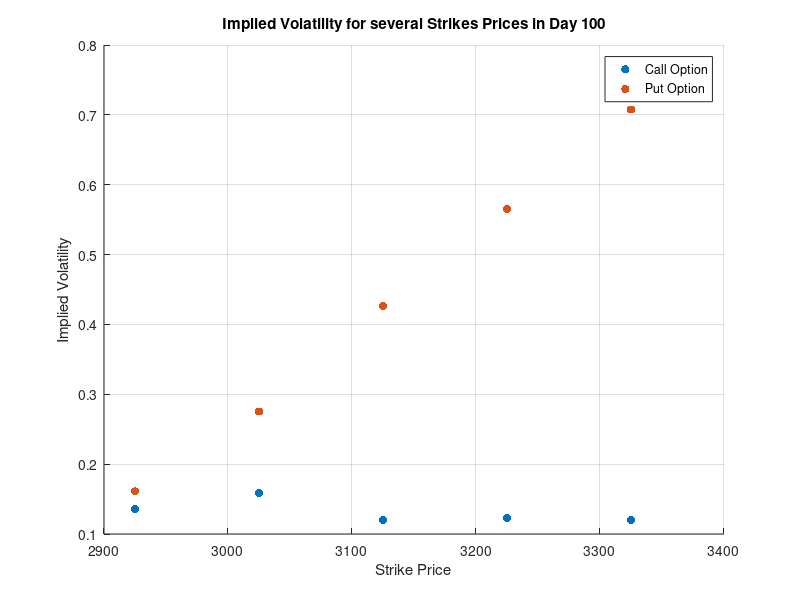

Reproduce this figure in MATLAB.
% calculate volatility of stock
c2925 = csvread('./c2925.csv');

Strike = 2925;
Rate = 0.06;
counter = 1;

T = 11.1 / 12;

    
Price = c2925(100,3);
Value = c2925(100,2);
Time = T - T*(100 / 222);


ImpliedVolatility1 = blsimpv(Price,Strike,Rate,Time,Value);

% calculate volatility of stock
c3025 = csvread('./c3025.csv');

Strike = 3025;
Rate = 0.06;
counter = 1;

T = 11.1 / 12;

    
Price = c3025(100,3);
Value = c3025(100,2);
Time = T - T*(100 / 222);


ImpliedVolatility2 = blsimpv(Price,Strike,Rate,Time,Value)

% calculate volatility of stock
c3125 = csvread('./c3125.csv');

Strike = 3125;
Rate = 0.06;
counter = 1;

T = 11.1 / 12;

    
Price = c3125(100,3);
Value = c3125(100,2);
Time = T - T*(100 / 222);


ImpliedVolatility3 = blsimpv(Price,Strike,Rate,Time,Value)

% calculate volatility of stock
c3225 = csvread('./c3225.csv');

Strike = 3225;
Rate = 0.06;
counter = 1;

T = 11.1 / 12;

    
Price = c3225(100,3);
Value = c3225(100,2);
Time = T - T*(100 / 222);


ImpliedVolatility4 = blsimpv(Price,Strike,Rate,Time,Value)

% calculate volatility of stock
c3325 = csvread('./c3325.csv');

Strike = 3325;
Rate = 0.06;
counter = 1;

T = 11.1 / 12;

    
Price = c3325(100,3);
Value = c3325(100,2);
Time = T - T*(100 / 222);


ImpliedVolatility5 = blsimpv(Price,Strike,Rate,Time,Value)


% %  PPPPPPPP

% calculate volatility of stock
p2925 = csvread('./p2925.csv');

Strike = 2925;
Rate = 0.06;
counter = 1;

T = 11.1 / 12;

    
Price = p2925(100,3);
Value = p2925(100,2);
Time = T - T*(100 / 222);


pImpliedVolatility1 = blsimpv(Price,Strike,Rate,Time,Value)

% calculate volatility of stock
p3025 = csvread('./p3025.csv');

Strike = 3025;
Rate = 0.06;
counter = 1;

T = 11.1 / 12;

    
Price = p3025(100,3);
Value = p3025(100,2);
Time = T - T*(100 / 222);


pImpliedVolatility2 = blsimpv(Price,Strike,Rate,Time,Value)

% calculate volatility of stock
p3125 = csvread('./p3125.csv');

Strike = 3125;
Rate = 0.06;
counter = 1;

T = 11.1 / 12;

    
Price = p3125(100,3);
Value = p3125(100,2);
Time = T - T*(100 / 222);


pImpliedVolatility3 = blsimpv(Price,Strike,Rate,Time,Value)

% calculate volatility of stock
p3225 = csvread('./p3225.csv');

Strike = 3225;
Rate = 0.06;
counter = 1;

T = 11.1 / 12;

    
Price = p3225(100,3);
Value = p3225(100,2);
Time = T - T*(100 / 222);


pImpliedVolatility4 = blsimpv(Price,Strike,Rate,Time,Value)

% calculate volatility of stock
p3325 = csvread('./p3325.csv');

Strike = 3325;
Rate = 0.06;
counter = 1;

T = 11.1 / 12;

    
Price = p3325(100,3);
Value = p3325(100,2);
Time = T - T*(100 / 222);


pImpliedVolatility5 = blsimpv(Price,Strike,Rate,Time,Value)

imp = [ImpliedVolatility1 ImpliedVolatility2 ImpliedVolatility3 ImpliedVolatility4 ImpliedVolatility5];
pimp = [pImpliedVolatility1 pImpliedVolatility2 pImpliedVolatility3 pImpliedVolatility4 pImpliedVolatility5];
scatter([2925, 3025, 3125,3225,3325],imp,'filled')
hold on
scatter([2925, 3025, 3125,3225,3325],pimp,'filled')

title('Implied Volatility for several Strikes Prices in Day 100')
xlabel('Strike Price')
ylabel('Implied Volatility')
legend('Call Option','Put Option')
grid on
